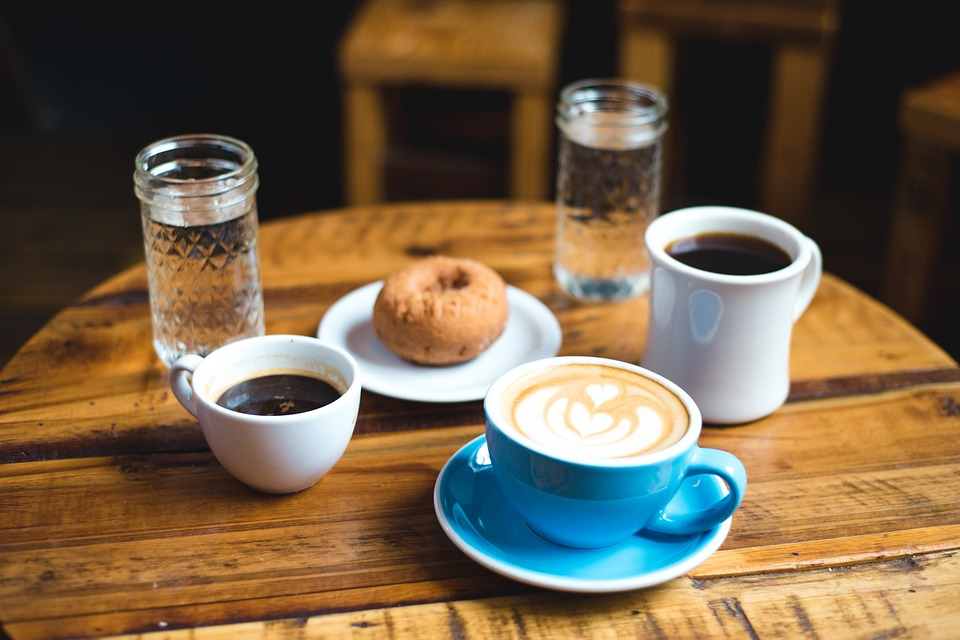
#> input picture detect/imgs/breakfast.jpg, 960 x 640 px
$ python selective_search.py
#> lines starting #> are read from the running program, lines starting #| are printed output that depends on the picture
"""
https://www.learnopencv.com/selective-search-for-object-detection-cpp-python/
- f|q: f=fast, q=quality
- l|m: less box, more box
结果可看 产生的 box 效果一般
"""
import cv2

im = cv2.imread('imgs/breakfast.jpg')
#> im is the input picture: shape (640, 960, 3); mean B, G, R 73.5, 97.3, 116.6

# resize image
newHeight = 400
newWidth = int(im.shape[1] * newHeight / im.shape[0])
#> newWidth = 600
im = cv2.resize(im, (newWidth, newHeight))
#> im: shape (400, 600, 3)

# create Selective Search Segmentation Object using default parameters
ss = cv2.ximgproc.segmentation.createSelectiveSearchSegmentation()

# set input image on which we will run segmentation
ss.setBaseImage(im)

method = 'f'  # f=fast, q=quality

if method == 'f':  # fast but low recall
    ss.switchToSelectiveSearchFast()
elif method == 'q':  # high recall but slow
    ss.switchToSelectiveSearchQuality()
else:
    exit(1)

# run selective search segmentation on input image
rects = ss.process()  # f:453, q:1354
print('Total Number of Region Proposals: {}'.format(len(rects)))

# number of region proposals to show
numShowRects = 100
# increment to increase/decrease total number of reason proposals to be shown
increment = 50

while True:
    # create a copy of original image
    imOut = im.copy()

    # itereate over all the region proposals
    for i, rect in enumerate(rects):
        # draw rectangle for region proposal till numShowRects
        if i < numShowRects:
            x, y, w, h = rect  # 这种格式
            cv2.rectangle(imOut, (x, y), (x + w, y + h), (0, 0, 255), 1, cv2.LINE_AA)
        else:
            break
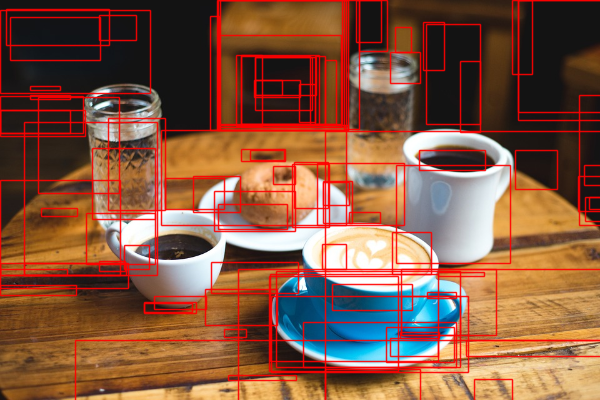
#> imOut: shape (400, 600, 3); mean B, G, R 65.1, 87.1, 132.3

    # show output
    cv2.imshow("Output", imOut)

    # record key press
    k = cv2.waitKey(0) & 0xFF
#> (key q is pressed here)

    # more
    if k == ord('m'):
        numShowRects += increment  # increase total number of rectangles to show by increment
    # less
    elif k == ord('l') and numShowRects > increment:
        numShowRects -= increment  # decrease total number of rectangles to show by increment
    # quit
    elif k == ord('q'):
        break

cv2.destroyAllWindows()
